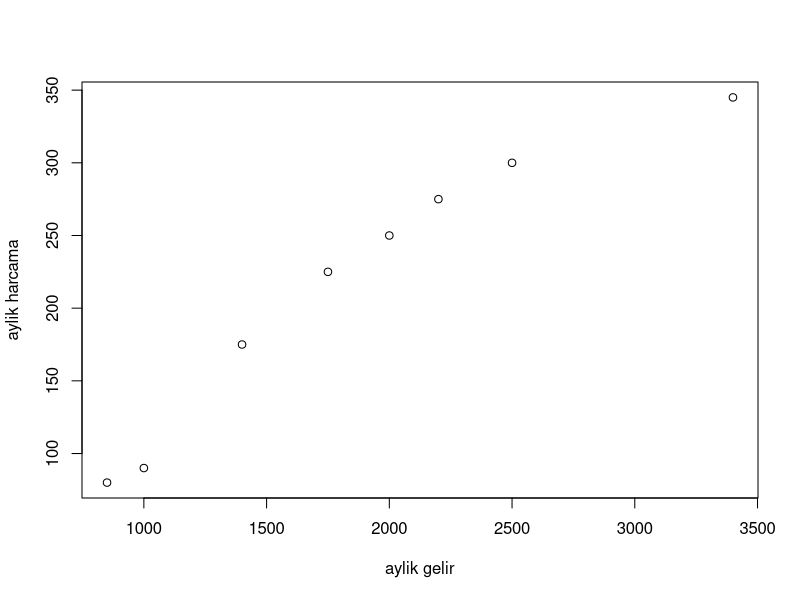
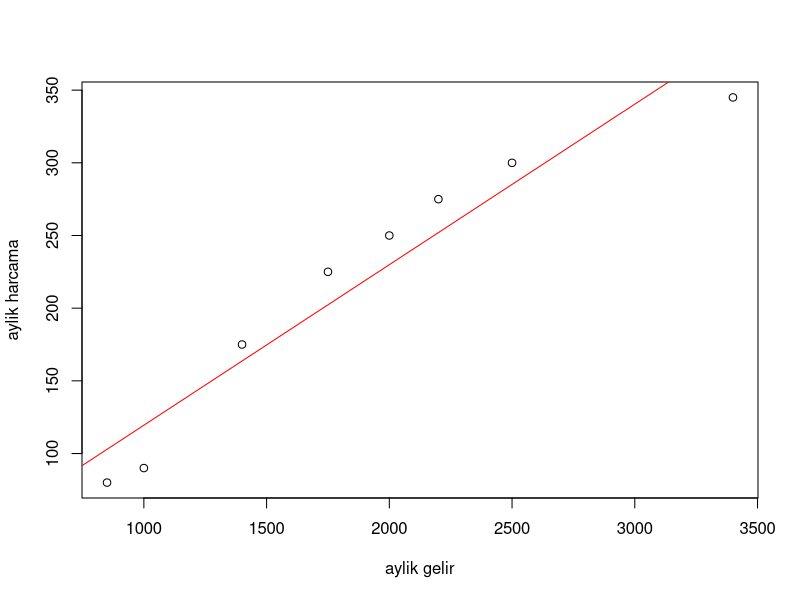
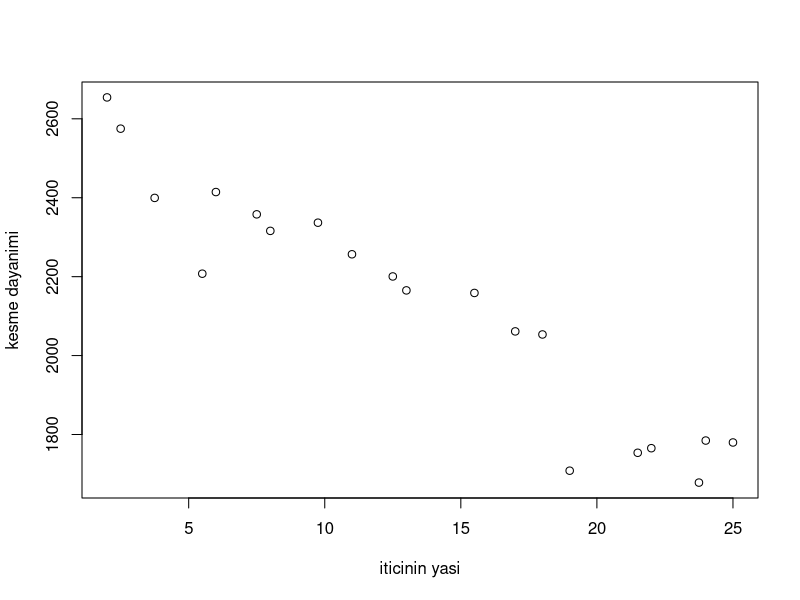
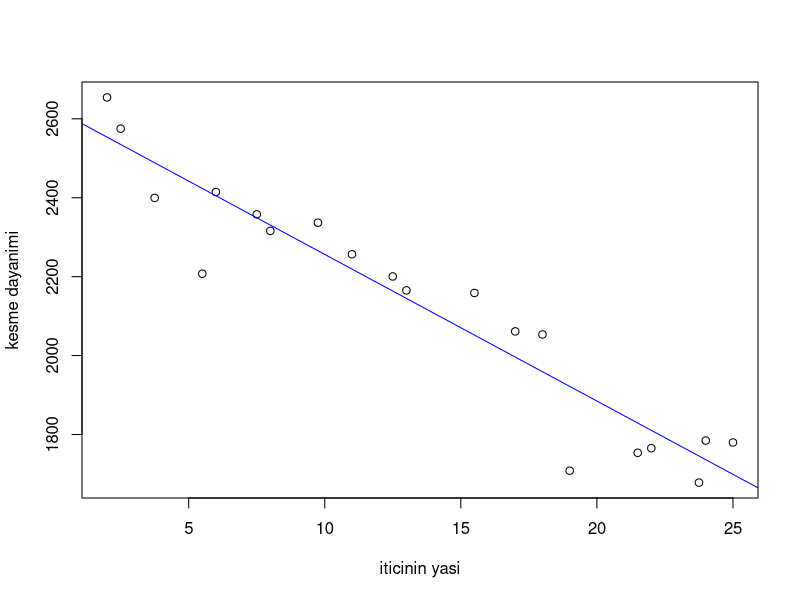
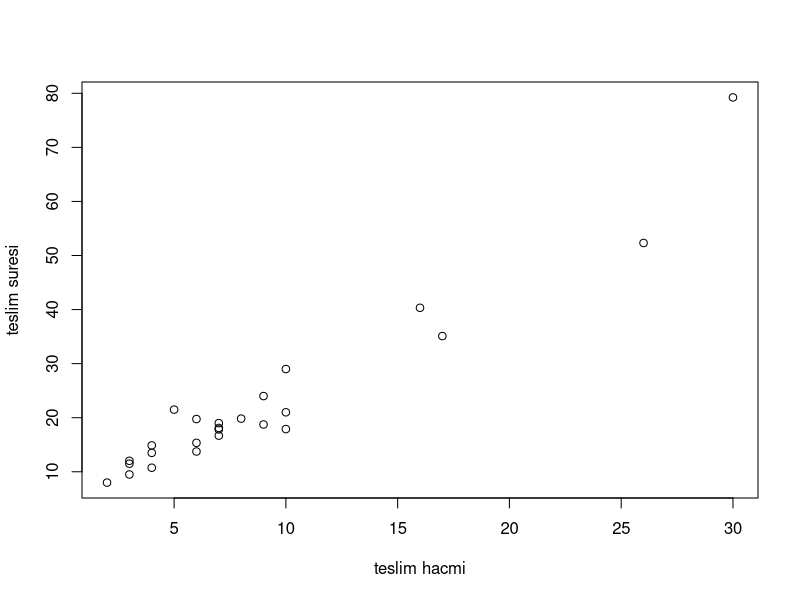
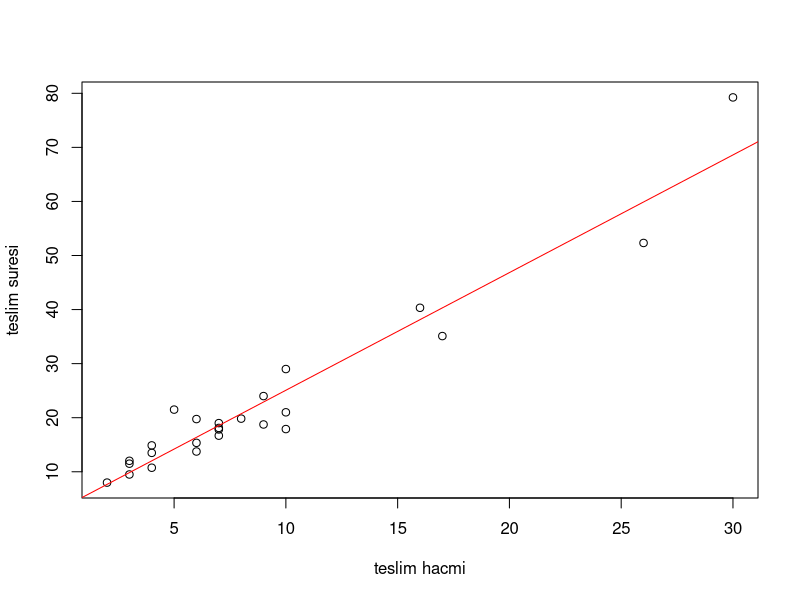
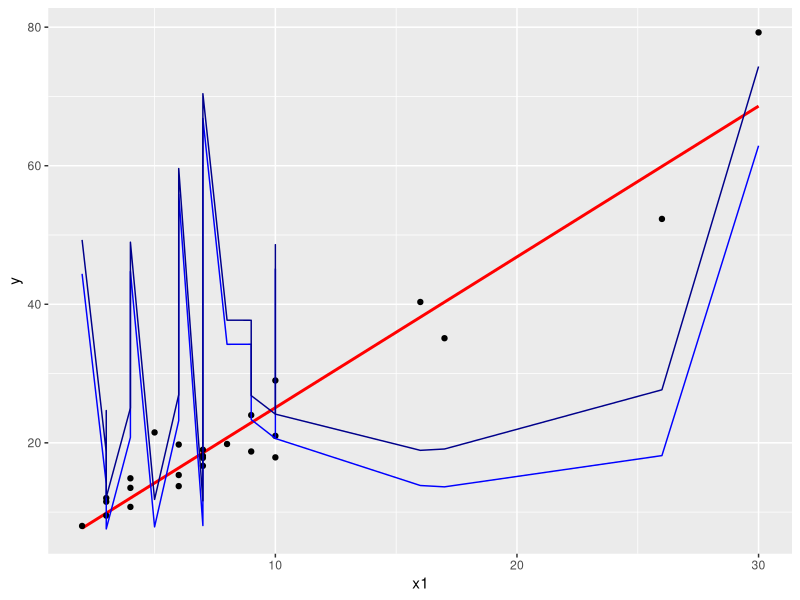

Generate these figures, in order, with R:
# rastgele secilmis 8 ailenin aylik geliri ve aylik kulturel harcamalari
# verilerini kullanarak x ve y arasindaki iliskiyi veren regresyon
# dogrusunu tahmin ediniz.
# selin benim sevgilim

x <- c(850,1000,1400,1750,2000,2200,2500,3400)
y <- c(80,90,175,225,250,275,300,345)
plot(x,y,xlab="aylik gelir",ylab="aylik harcama")

sxx <- sum((x-mean(x))^2)
sxy <- sum(x*y) - (length(x)*mean(x)*mean(y))
beta1 <- sxy/sxx
beta0 <- mean(y) - beta1*mean(x)
beta0; beta1

# 9.03129 + 0.110447*x

plot(x,y,xlab="aylik gelir",ylab="aylik harcama")
abline(lm(y~x),col="red")
model <- lm(y~x)
modelpred <- predict(model)

dataz <- data.frame("actual"=y,"prediction"=modelpred)
dataz

error <- y-modelpred
dataz <- data.frame("actual"=y,"prediction"=modelpred,"artiklar"=error)
dataz

# dataz$selam <- error
# dataz

sum(dataz$artiklar)
sum(error)

# ODEV

x <- c(15.50,23.75,8.00,17.00,5.50,19.00,24.00,2.50,7.50,11.00,
       13.00,3.75,25.00,9.75,22.00,18.00,6.00,12.50,2.00,21.50)
y <- c(2158.70,1678.15,2316.00,2061.30,2207.50,1708.30,1784.70,2575.00,
       2357.90,2256.70,2165.20,2399.55,1779.80,2336.75,1765.30,2053.50,
       2414.40,2200.50,2654.20,1753.70)

plot(x,y,xlab = "iticinin yasi",ylab = "kesme dayanimi")

sxx<- sum((x-mean(x))^2)
sxy<- sum(x*y)-sum(length(x)*mean(x)*mean(y))
b1<- sxy/sxx
b0<- mean(y)-b1*mean(x)
b0; b1

plot(x,y,xlab = "iticinin yasi",ylab = "kesme dayanimi")
abline(lm(y~x),col='blue')

model<- lm(y~x)
pred<- predict(model)

df<- data.frame("gercek_kesme_dayanimi"=y,"tahmin"=pred)
error <- y-pred
df$hata_fark = error
df





x1 <- c(7,3,3,4,6,7,2,7,30,5,16,10,4,6,9,10,6,7,3,17,10,26,9,8,4)
y <- c(16.68,11.5,12.03,14.88,13.75,18.11,8,17.83,79.24,21.5,40.33,21,13.5,
        19.75,24,29,15.35,19,9.5,35.1,17.9,52.32,18.75,19.83,10.75)
data <- data.frame(y,x1)
head(data)
data
plot(x1,y,xlab = 'teslim hacmi',ylab = "teslim suresi")
plot(y~x1,ylab = "teslim suresi",xlab = "teslim hacmi")
abline(lm(y~x1),col = 'red')

sxy <- sum(x1*y)-length(x1)*mean(x1)*mean(y)
sxx <- sum((x1-mean(x1))^2)
beta1_hat <- sxy/sxx
beta0_hat <- mean(y) - beta1_hat*mean(x1)
rbind(c(beta0_hat,beta1_hat))
# yhat = 3.32 + 2.17*x

model1 <- lm(y~x1)
pred <- predict(model1)
error <- y - pred

data$predictions <- pred
data$error <- error
data

# varsayimlar
round(sum(error)) # 0
sum(error)
sum(y);sum(pred) # esit

round(sum(x1*error)) # 0
round(sum(pred*error)) # 0

# regresyonun standart hatasi # sigma sapka
SSE<- sum((error)^2)
sigmakaresapka <- SSE/(length(x1)-2) 
sigmasapka <- sqrt(sigmakaresapka)
sigmasapka

# Katsayilara iliskin guven araliklari 
se_beta1 <- sqrt(sigmakaresapka/sxx)
se_beta0 <- sqrt(sigmakaresapka*((1/length(x1)) + (mean(x1)^2/sxx)))

beta0_interval <- c(beta0_hat-(qt(1-0.025,length(x1)-2)*se_beta0),
                    beta0_hat+(qt(1-0.025,length(x1)-2))*se_beta0)
beta1_interval <- c(beta1_hat-(qt(1-0.025,length(x1)-2)*se_beta1),
                    beta1_hat+(qt(1-0.025,length(x1)-2))*se_beta1)
beta0_interval
beta1_interval
confint(model1)

# ortalama yanit icin guven araligi
x0<- c(3,6,mean(x1),9,10,15,20,25,30)
y0_hat <- beta0_hat+beta1_hat*x0

var_ortalama_yanit <- sigmakaresapka*(1/length(x1) + ((x0-mean(x1))^2)/sxx)
alt_sinir <- y0_hat - (qt(1-0.025,25-2))*sqrt(var_ortalama_yanit)
# 25-2 = length(x1) - 2
ust_sinir <- y0_hat + (qt(1-0.025,25-2))*sqrt(var_ortalama_yanit)
rbind(alt_sinir,ust_sinir)
u <- ust_sinir - alt_sinir
paste("x0=",x0,"degeri icin ortalama yanit icin %95 guven araligi: ",
      "[",alt_sinir,ust_sinir,"]",u)

library(ggplot2)
x0<-x1
y_hat<-y
var_ortalama_yanit1 <- sigmakaresapka*((1/length(x1)) + ((x0-mean(x1))^2)/sxx)
alt_sinir1 <- y0_hat - (qt(1-0.025,25-2)*sqrt(var_ortalama_yanit1))
ust_sinir1 <- y0_hat + (qt(1-0.025,25-2)*sqrt(var_ortalama_yanit1))
data11<- data.frame(x1,y,alt_sinir1,ust_sinir1)
data11
ggplot(data=data11,aes(x=x1,y=y)) + 
  geom_smooth(method = "lm",se = F,col="red") +
  geom_point(data=data11, aes(x=x1,y=y),col="black") +
  geom_line(data=data11,aes(x1,y=alt_sinir1),col="blue") +
  geom_line(data=data11,aes(x=x1,y=ust_sinir1),col="darkblue")




# ANOVA Varyans analizi

SSE <- sum(error^2)
SSR <- beta1_hat*sxy
SST <- sum((y-mean(y))^2); SST
# SST = SSR+SSE
R2 <- SSR/SST;R2 # R2 hesaplama

#basit dogrusal
anova_table <- rbind(c(1,SSR,(SSR/1),(SSR/1)/(SSE/(length(x1)-2))),
                     c((length(y)-2),SSE,SSE/(length(x1)-2),((SSR/1)/(SSE/(length(x1)-2)))),
                       c((length(x1)-1),SST,SST/(length(x1)-1),((SSR/1)/(SSE/(length(x1)-2)))))
colnames(anova_table)<- c("sd","karaler top","karaler ort","Fhesap")
rownames(anova_table)<- c("regresyon","hata","genel")
anova_table
anova(model1) # 0.025'ten kucuk oldugu icin H0 red Pr(>F)

summary(model1)
# aykiri deger varsa medyan tercih edilmeli
# adjusted R2 biraz daha cezalandirilmis
























